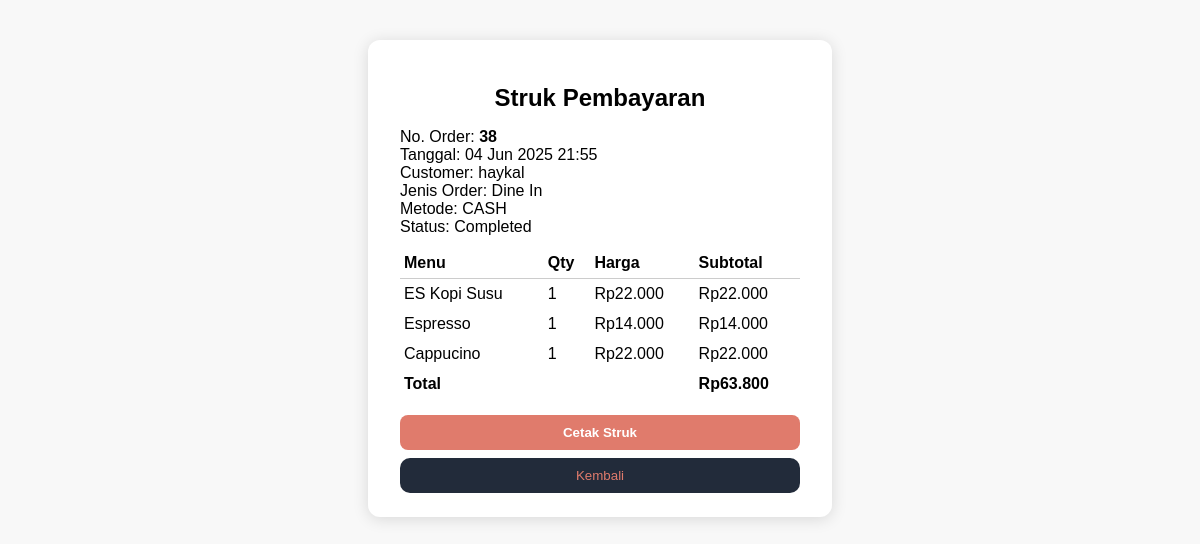
Screenshot of /WEBPRO/pages/kasir/struk.php?id=38 with the database file from the repository.
### tables this page shows
CREATE TABLE `pembayaran` (
  `id` int(11) NOT NULL,
  `user_id` int(11) NOT NULL,
  `order_date` datetime NOT NULL DEFAULT current_timestamp(),
  `total_amount` decimal(10,2) NOT NULL,
  `status` enum('completed','pending','cancelled') NOT NULL DEFAULT 'completed',
  `customer_name` varchar(255) DEFAULT NULL,
  `payment_method` enum('cash','e-wallet','qris') DEFAULT NULL,
  `order_type` enum('dine_in','take_away') NOT NULL,
  `notes` text DEFAULT NULL
);

CREATE TABLE `detail_pembayaran` (
  `id` int(11) NOT NULL,
  `order_id` int(11) NOT NULL,
  `menu_id` int(11) NOT NULL,
  `quantity` int(11) NOT NULL,
  `price_per_item` decimal(10,2) NOT NULL,
  `subtotal` decimal(10,2) NOT NULL,
  `item_notes` text DEFAULT NULL
);

CREATE TABLE `menu` (
  `id` int(11) NOT NULL,
  `nama` varchar(100) DEFAULT NULL,
  `url_foto` varchar(255) DEFAULT NULL,
  `type` enum('makanan_berat','minuman','cemilan','kopi') DEFAULT NULL,
  `price` decimal(10,2) DEFAULT NULL,
  `quantity` int(11) NOT NULL,
  `deskripsi` text DEFAULT NULL,
  `status` enum('tersedia','habis') NOT NULL,
  `created_at` timestamp NOT NULL DEFAULT current_timestamp(),
  `updated_at` timestamp NOT NULL DEFAULT current_timestamp() ON UPDATE current_timestamp()
);

### WEBPRO/pages/kasir/struk.php (the view, shortened to what this page needs)
<?php
include '../../koneksi.php';
$order_id = $_GET['id'] ?? 0;
$stmt = $conn->prepare("SELECT * FROM pembayaran WHERE id = ?");
$stmt->bind_param("i", $order_id);
$stmt->execute();
$pembayaran = $stmt->get_result()->fetch_assoc();
$stmt = $conn->prepare("SELECT d.*, m.nama FROM detail_pembayaran d JOIN menu m ON d.menu_id = m.id WHERE d.order_id = ?");
$stmt->bind_param("i", $order_id);
$stmt->execute();
$detail = $stmt->get_result();
?>
<!DOCTYPE html>
<html lang="id">
<head>
</head>
<body>
<div class="struk-container">
    <h2>Struk Pembayaran</h2>
    <div class="info">
        <div>No. Order: <b><?= $pembayaran['id'] ?></b></div>
        <div>Tanggal: <?= date('d M Y H:i', strtotime($pembayaran['order_date'])) ?></div>
        <div>Customer: <?= htmlspecialchars($pembayaran['customer_name'] ?: '-') ?></div>
        <div>Jenis Order: <?= $pembayaran['order_type'] == 'dine_in' ? 'Dine In' : 'Take Away' ?></div>
        <div>Metode: <?= strtoupper($pembayaran['payment_method']) ?></div>
        <div>Status: <?= ucfirst($pembayaran['status']) ?></div>
    </div>
    <table>
        <thead>
            <tr>
                <th>Menu</th>
                <th>Qty</th>
                <th>Harga</th>
                <th>Subtotal</th>
            </tr>
        </thead>
        <tbody>
        <?php while ($row = $detail->fetch_assoc()): ?>
            <tr>
                <td><?= htmlspecialchars($row['nama']) ?></td>
                <td><?= $row['quantity'] ?></td>
                <td>Rp<?= number_format($row['price_per_item'], 0, ',', '.') ?></td>
                <td>Rp<?= number_format($row['subtotal'], 0, ',', '.') ?></td>
            </tr>
        <?php endwhile; ?>
        </tbody>
        <tfoot>
            <tr>
                <td colspan="3">Total</td>
                <td>Rp<?= number_format($pembayaran['total_amount'], 0, ',', '.') ?></td>
            </tr>
        </tfoot>
    </table>
    <div class="center">
        <button class="btn-cetak" onclick="window.print()">Cetak Struk</button>
        <button class="btn-kembali" onclick="window.location.href='kasir.php'">Kembali</button>
    </div>
</div>
</body>
</html>

### WEBPRO/pages/kasir/struk.php (style rules this page uses)
body { font-family: Arial, sans-serif; background: #f8f8f8; }
.struk-container { background: #fff; max-width: 400px; margin: 40px auto; padding: 24px 32px; border-radius: 12px; box-shadow: 0 2px 16px #0002; }
h2 { text-align: center; margin-bottom: 16px; }
.info { margin-bottom: 12px; }
table { width: 100%; border-collapse: collapse; margin-bottom: 16px; }
th, td { padding: 6px 4px; text-align: left; }
th { border-bottom: 1px solid #ccc; }
tfoot td { font-weight: bold; }
.center { text-align: center; }
.btn-cetak { display: block; width: 100%; margin-top: 16px; padding: 10px; background: #e07b6c; color: #fff; border: none; border-radius: 8px; font-weight: bold; cursor: pointer; }
.btn-kembali { width:100%;margin-top:8px;padding:10px 0;border:none;border-radius:10px;background:#222b3a;color:#e07b6c; cursor: pointer; }

### rows the page displays
pembayaran: id "38", order_date "04 Jun 2025 21:55", customer_name "haykal", payment_method "CASH", status "Completed", total_amount "63.800"
detail_pembayaran: menu.nama "ES Kopi Susu", quantity "1", price_per_item "22.000", subtotal "22.000"
detail_pembayaran: menu.nama "Espresso", quantity "1", price_per_item "14.000", subtotal "14.000"
detail_pembayaran: menu.nama "Cappucino", quantity "1", price_per_item "22.000", subtotal "22.000"
